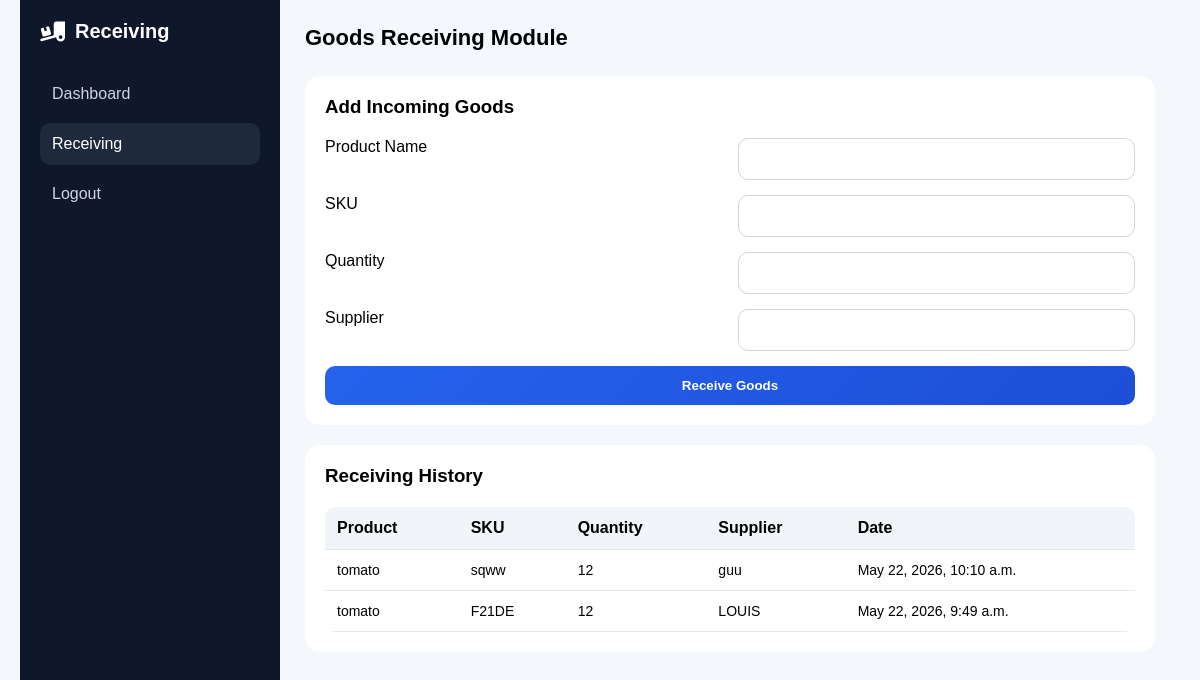
Page /receiving/ (signed in) on the committed database.
### accounts/models.py (models this page shows, shortened)
class Receiving(models.Model):
    product_name = models.CharField(max_length=100)
    sku = models.CharField(max_length=50)
    quantity = models.IntegerField()
    supplier = models.CharField(max_length=100)
    received_date = models.DateTimeField(auto_now_add=True)

### accounts/views.py (the view, shortened to what this page needs)
# urls.py: path('receiving/', views.receiving_page, name='receiving'),
def receiving_page(request):
    if not request.user.is_authenticated:
        return redirect('login')
    form = ReceivingForm()
    records = Receiving.objects.all().order_by('-received_date')
    return render(request, 'accounts/receiving.html', {
        'form': form,
        'records': records
    })

### accounts/forms.py
class ReceivingForm(forms.ModelForm):
    class Meta:
        model = Receiving
        fields = ['product_name', 'sku', 'quantity', 'supplier']

### accounts/templates/accounts/receiving.html (shortened to what this page needs)
{% load static %}
<!DOCTYPE html>
<html>
<head>
  <link rel="stylesheet" href="{% static 'accounts/styles.css' %}">
  <link rel="stylesheet" href="https://cdnjs.cloudflare.com/ajax/libs/font-awesome/6.5.1/css/all.min.css">
</head>
<body>
<div class="layout">
  <aside class="sidebar">
    <div class="brand">
      <i class="fa-solid fa-truck-ramp-box"></i>
      <span>Receiving</span>
    </div>
    <nav class="menu">
      <a href="{% url 'dashboard' %}">Dashboard</a>
      <a class="active" href="{% url 'receiving' %}">Receiving</a>
      <a href="{% url 'logout' %}">Logout</a>
    </nav>
  </aside>
  <main class="main">
    <header class="topbar">
      <h2>Goods Receiving Module</h2>
    </header>
    <section class="panel">
      <h3 >Add Incoming Goods</h3>
      <form method="POST">
        <label>Product Name</label>
        {{ form.product_name }}
        <label>SKU</label>
        {{ form.sku }}
        <label>Quantity</label>
        {{ form.quantity }}
        <label>Supplier</label>
        {{ form.supplier }}
        <button type="submit">Receive Goods</button>
      </form>
    </section>
    <section class="panel">
      <h3>Receiving History</h3>
      <table>
        <thead>
          <tr>
            <th>Product</th>
            <th>SKU</th>
            <th>Quantity</th>
            <th>Supplier</th>
            <th>Date</th>
          </tr>
        </thead>
        <tbody>
          {% for r in records %}
          <tr>
            <td>{{ r.product_name }}</td>
            <td>{{ r.sku }}</td>
            <td>{{ r.quantity }}</td>
            <td>{{ r.supplier }}</td>
            <td>{{ r.received_date }}</td>
          </tr>
          {% endfor %}
        </tbody>
      </table>
    </section>
  </main>
</div>
</body>
</html>

### accounts/static/accounts/styles.css (style rules this page uses)
* { margin:0; padding:0; box-sizing:border-box; font-family:sytem-ui,Arial, Helvetica, sans-serif; }
body { background:#f4f7fb; min-height:100vh; display:flex; justify-content:center; align-items:center; padding:20px; }
html, body { height:100%; }
.layout { display:flex; width:100%; min-height:100vh; align-items:stretch; }
.sidebar { width:260px; min-height:100vh; background:#0f172a; color:#fff; padding:20px; flex-shrink:0; position:sticky; top:0; }
.brand { display:flex; align-items:center; gap:10px; font-size:20px; font-weight:600; margin-bottom:30px; }
.menu a { display:flex; gap:12px; padding:12px; margin-bottom:8px; color:#cbd5e1; text-decoration:none; border-radius:10px; }
.menu a:hover, .menu a.active { background:#1e293b; color:#fff; }
.main { flex:1; padding:25px; }
.topbar { display:flex; justify-content:space-between; align-items:center; margin-bottom:25px; }
.panel { margin-top:30px; background:#fff; border-radius:15px; padding:20px; }
table { width:100%; border-collapse:collapse; }
th,td { padding:12px; border-bottom:1px solid #e5e7eb; text-align:left; }
.topbar h2 { font-size: 22px; font-weight: 700; }
.panel { margin-top: 20px; }
.panel form { display: grid; grid-template-columns: 1fr 1fr; gap: 15px; }
.panel form button { grid-column: span 2; }
.panel h3 { margin-bottom: 20px; }
.panel input { width: 100%; padding: 12px; border: 1px solid #d1d5db; border-radius: 10px; outline: none; transition: 0.3s; font-size: 14px; }
.panel button { background: linear-gradient(135deg, #2563eb, #1d4ed8); color: white; font-weight: 600; padding: 12px; border-radius: 10px; border: none; cursor: pointer; transition: 0.3s; }
table { margin-top: 10px; border-radius: 10px; overflow: hidden; }
th { background: #f1f5f9; font-weight: 600; }
td { font-size: 14px; }

### rows in the picture
Receiving: product_name "tomato", sku "sqww", quantity "12", supplier "guu", received_date "May 22, 2026, 10:10 a.m."
Receiving: product_name "tomato", sku "F21DE", quantity "12", supplier "LOUIS", received_date "May 22, 2026, 9:49 a.m."
